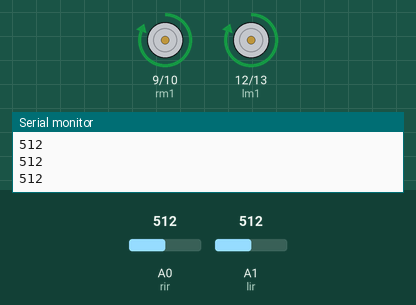
This sketch was run on a simulated Arduino Uno, built with avr-gcc and run on an emulated ATmega328P. On the bench: motor-driver pin pairs drawn as motors (green arrow = first pin HIGH = forward, orange = second pin HIGH = backward, longer = more drive), the last lines printed to the serial monitor. The inputs (shaded band) are chosen by the test bench; at power-on: A0 (rir) = 512, A1 (lir) = 512.

Above: at 1.2 s.
1.3 s: A0 (rir) set to 216
2.8 s: A0 (rir) set to 189
At 4.0 s:
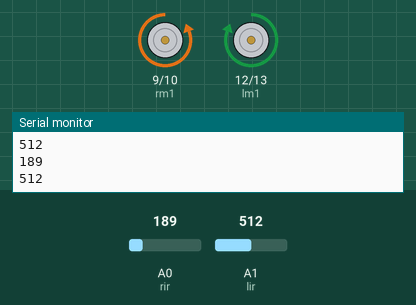
4.3 s: A1 (lir) set to 210
5.8 s: A1 (lir) set to 183
At 6.6 s:
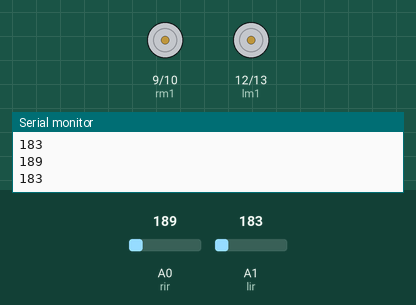
7.3 s: A0 (rir) set to 483
8.8 s: A0 (rir) set to 514
At 9.9 s:
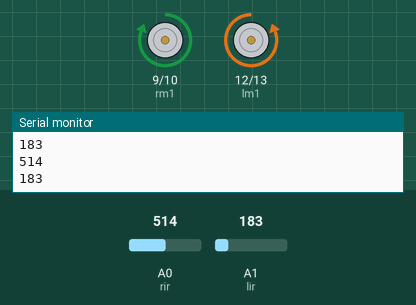
Timing chart, 0 to 11.3 s (numbered marks = the images above; inputs shaded):
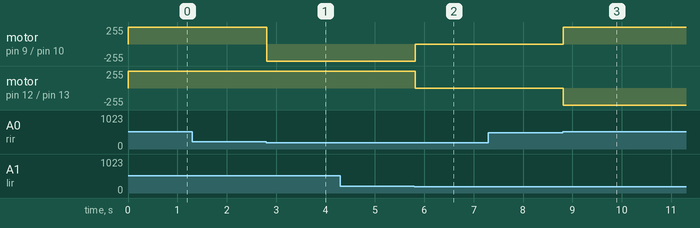

The sketch:

Obstacle_Avoiding_Robot.ino
```cpp
int rm1= 9;
int rm2= 10;
int lm1= 12;
int lm2= 13;
int rir= 0;
int lir= 1;
void stop() {
  digitalWrite(rm1, LOW);
  digitalWrite(rm2, LOW);
  digitalWrite(lm1, LOW);
  digitalWrite(lm2, LOW);
}
void forward() {
  digitalWrite(rm1, HIGH);
  digitalWrite(rm2, LOW);
  digitalWrite(lm1, HIGH);
  digitalWrite(lm2, LOW);
}
void backward() {
  digitalWrite(rm1, LOW);
  digitalWrite(rm2, HIGH);
  digitalWrite(lm1, LOW);
  digitalWrite(lm2, HIGH);
}
void right() {
  digitalWrite(rm1, HIGH);
  digitalWrite(rm2, LOW);
  digitalWrite(lm1, LOW);
  digitalWrite(lm2, HIGH);
}
void left() {
  digitalWrite(rm1, LOW);
  digitalWrite(rm2, HIGH);
  digitalWrite(lm1, HIGH);
  digitalWrite(lm2, LOW);
}
void setup() {
  Serial.begin(9600);
  pinMode(rm1, OUTPUT);
  pinMode(rm2, OUTPUT);
  pinMode(lm1, OUTPUT);
  pinMode(lm2, OUTPUT);
  pinMode(rir, INPUT);
  pinMode(lir, INPUT);
  // put your setup code here, to run once:

}

void loop() {
  int rir_value= analogRead(rir);
  int lir_value= analogRead(lir);
  Serial.println(rir_value);
  Serial.println(lir_value);
  if(rir_value>500 and lir_value>500) {
    forward();
  }
  if(rir_value<200 and lir_value<200) {
    stop();
  }
  if(rir_value>500 and lir_value<200) {
    right();
  }
  if(rir_value<200 and lir_value>500) {
    left();
  }
  // put your main code here, to run repeatedly:

}
```

Measured:
- the behaviour switches between 200 and 199 on A0 (rir) (found by bisection; images 0 and 1)
- the behaviour switches between 200 and 199 on A1 (lir) (found by bisection; images 1 and 2)
- the behaviour switches between 500 and 501 on A0 (rir) (found by bisection; images 2 and 3)
- after the input at 2.8 s, motor on pin 9 (rm1) / pin 10 (rm2): forward 255/255 → backward 255/255 at once
- after the input at 5.8 s, motor on pin 9 (rm1) / pin 10 (rm2): backward 255/255 → stopped at once; motor on pin 12 (lm1) / pin 13 (lm2): forward 255/255 → stopped at once
- after the input at 8.8 s, motor on pin 9 (rm1) / pin 10 (rm2): stopped → forward 255/255 at once; motor on pin 12 (lm1) / pin 13 (lm2): stopped → backward 255/255 at once
